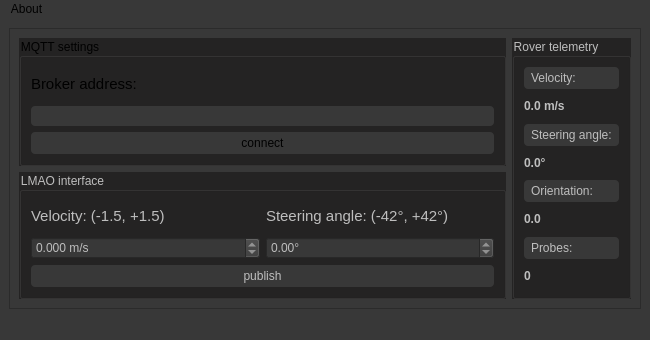
<?xml version="1.0" encoding="UTF-8"?>
<ui version="4.0">
 <class>MainWindow</class>
 <widget class="QMainWindow" name="MainWindow">
  <property name="geometry">
   <rect>
    <x>0</x>
    <y>0</y>
    <width>650</width>
    <height>340</height>
   </rect>
  </property>
  <property name="minimumSize">
   <size>
    <width>650</width>
    <height>340</height>
   </size>
  </property>
  <property name="maximumSize">
   <size>
    <width>650</width>
    <height>340</height>
   </size>
  </property>
  <property name="baseSize">
   <size>
    <width>650</width>
    <height>340</height>
   </size>
  </property>
  <property name="windowTitle">
   <string>VR control panel</string>
  </property>
  <property name="styleSheet">
   <string notr="true">background: rgb(56, 56, 56);
</string>
  </property>
  <widget class="QWidget" name="centralwidget">
   <layout class="QHBoxLayout" name="horizontalLayout_3">
    <item>
     <widget class="QFrame" name="frame">
      <property name="frameShape">
       <enum>QFrame::StyledPanel</enum>
      </property>
      <property name="frameShadow">
       <enum>QFrame::Raised</enum>
      </property>
      <layout class="QGridLayout" name="gridLayout">
       <item row="0" column="1" rowspan="2">
        <widget class="QGroupBox" name="roverTelemetryBox">
         <property name="enabled">
          <bool>false</bool>
         </property>
         <property name="styleSheet">
          <string notr="true">QGroupBox { 
	background: rgb(36, 35, 35);
}
</string>
         </property>
         <property name="title">
          <string>Rover telemetry</string>
         </property>
         <layout class="QVBoxLayout" name="verticalLayout_11">
          <item>
           <widget class="QLabel" name="label_12">
            <property name="styleSheet">
             <string notr="true">border-radius: 4px;
padding: 4px;
background: rgb(56, 56, 56);</string>
            </property>
            <property name="text">
             <string>Velocity:</string>
            </property>
           </widget>
          </item>
          <item>
           <widget class="QLabel" name="velocityParam">
            <property name="styleSheet">
             <string notr="true">background: none;</string>
            </property>
            <property name="text">
             <string>&lt;html&gt;&lt;head/&gt;&lt;body&gt;&lt;p&gt;&lt;span style=&quot; font-weight:700;&quot;&gt;0.0 m/s&lt;/span&gt;&lt;/p&gt;&lt;/body&gt;&lt;/html&gt;</string>
            </property>
           </widget>
          </item>
          <item>
           <widget class="QLabel" name="label_11">
            <property name="styleSheet">
             <string notr="true">border-radius: 4px;
padding: 4px;
background: rgb(56, 56, 56);</string>
            </property>
            <property name="text">
             <string>Steering angle:</string>
            </property>
           </widget>
          </item>
          <item>
           <widget class="QLabel" name="steeringAngleParam">
            <property name="styleSheet">
             <string notr="true">background: none;</string>
            </property>
            <property name="text">
             <string>&lt;strong&gt;0.0°&lt;/strong&gt;</string>
            </property>
           </widget>
          </item>
          <item>
           <widget class="QLabel" name="label_10">
            <property name="styleSheet">
             <string notr="true">border-radius: 4px;
padding: 4px;
background: rgb(56, 56, 56);</string>
            </property>
            <property name="text">
             <string>Orientation:</string>
            </property>
           </widget>
          </item>
          <item>
           <widget class="QLabel" name="orientationParam">
            <property name="styleSheet">
             <string notr="true">background: none;</string>
            </property>
            <property name="text">
             <string>&lt;strong&gt;0.0&lt;/strong&gt;</string>
            </property>
           </widget>
          </item>
          <item>
           <widget class="QLabel" name="label_9">
            <property name="styleSheet">
             <string notr="true">border-radius: 4px;
padding: 4px;
background: rgb(56, 56, 56);</string>
            </property>
            <property name="text">
             <string>Probes:</string>
            </property>
           </widget>
          </item>
          <item>
           <widget class="QLabel" name="probesParam">
            <property name="styleSheet">
             <string notr="true">background: none;</string>
            </property>
            <property name="text">
             <string>&lt;html&gt;&lt;head/&gt;&lt;body&gt;&lt;p&gt;&lt;span style=&quot; font-weight:700;&quot;&gt;0&lt;/span&gt;&lt;/p&gt;&lt;/body&gt;&lt;/html&gt;</string>
            </property>
           </widget>
          </item>
         </layout>
        </widget>
       </item>
       <item row="1" column="0">
        <widget class="QGroupBox" name="LMAOInterfaceBox">
         <property name="enabled">
          <bool>false</bool>
         </property>
         <property name="styleSheet">
          <string notr="true">QGroupBox { 
	background: rgb(36, 35, 35);
}
</string>
         </property>
         <property name="title">
          <string>LMAO interface</string>
         </property>
         <layout class="QVBoxLayout" name="verticalLayout_14">
          <item>
           <layout class="QGridLayout" name="gridLayout_2">
            <item row="0" column="1">
             <widget class="QLabel" name="label_13">
              <property name="font">
               <font>
                <pointsize>11</pointsize>
               </font>
              </property>
              <property name="styleSheet">
               <string notr="true">background: none;</string>
              </property>
              <property name="text">
               <string>Steering angle: (-42°, +42°)</string>
              </property>
             </widget>
            </item>
            <item row="1" column="0">
             <widget class="QDoubleSpinBox" name="velocityAmount">
              <property name="suffix">
               <string> m/s</string>
              </property>
              <property name="decimals">
               <number>3</number>
              </property>
              <property name="minimum">
               <double>-1.490000000000000</double>
              </property>
              <property name="maximum">
               <double>1.490000000000000</double>
              </property>
             </widget>
            </item>
            <item row="1" column="1">
             <widget class="QDoubleSpinBox" name="steeringAngleAmount">
              <property name="suffix">
               <string>°</string>
              </property>
              <property name="minimum">
               <double>-41.899999999999999</double>
              </property>
              <property name="maximum">
               <double>41.899999999999999</double>
              </property>
             </widget>
            </item>
            <item row="2" column="0" colspan="2">
             <widget class="QPushButton" name="publishBtn">
              <property name="enabled">
               <bool>false</bool>
              </property>
              <property name="styleSheet">
               <string notr="true">QPushButton {
	border-radius: 4px;
	padding: 4px;
	background: rgb(56, 56, 56);
}

QPushButton::pressed {
	background: transparent;
}</string>
              </property>
              <property name="text">
               <string>publish</string>
              </property>
             </widget>
            </item>
            <item row="0" column="0">
             <widget class="QLabel" name="label">
              <property name="font">
               <font>
                <pointsize>11</pointsize>
               </font>
              </property>
              <property name="styleSheet">
               <string notr="true">background: none;</string>
              </property>
              <property name="text">
               <string>Velocity: (-1.5, +1.5)</string>
              </property>
             </widget>
            </item>
           </layout>
          </item>
         </layout>
        </widget>
       </item>
       <item row="0" column="0">
        <widget class="QGroupBox" name="groupBox">
         <property name="styleSheet">
          <string notr="true">QGroupBox { 
	background: rgb(36, 35, 35);
}
</string>
         </property>
         <property name="title">
          <string>MQTT settings</string>
         </property>
         <layout class="QVBoxLayout" name="verticalLayout_13">
          <item>
           <widget class="QLabel" name="label_14">
            <property name="font">
             <font>
              <pointsize>11</pointsize>
             </font>
            </property>
            <property name="styleSheet">
             <string notr="true">background: none;</string>
            </property>
            <property name="text">
             <string>Broker address: &lt;ip:port&gt;</string>
            </property>
           </widget>
          </item>
          <item>
           <layout class="QGridLayout" name="gridLayout_3">
            <item row="1" column="0">
             <widget class="QPushButton" name="MQTTConnectBtn">
              <property name="styleSheet">
               <string notr="true">QPushButton {
	border-radius: 4px;
	padding: 4px;
	background: rgb(56, 56, 56);
}

QPushButton::pressed {
	background: transparent;
}</string>
              </property>
              <property name="text">
               <string>connect</string>
              </property>
             </widget>
            </item>
            <item row="0" column="0">
             <widget class="QLineEdit" name="MQTTAddress">
              <property name="styleSheet">
               <string notr="true">border-radius: 4px;
padding: 2px;
background: rgb(56, 56, 56);
color: white;</string>
              </property>
              <property name="placeholderText">
               <string/>
              </property>
             </widget>
            </item>
           </layout>
          </item>
         </layout>
        </widget>
       </item>
      </layout>
     </widget>
    </item>
   </layout>
  </widget>
  <widget class="QMenuBar" name="menubar">
   <property name="geometry">
    <rect>
     <x>0</x>
     <y>0</y>
     <width>650</width>
     <height>24</height>
    </rect>
   </property>
   <widget class="QMenu" name="menuAbout">
    <property name="title">
     <string>About</string>
    </property>
    <addaction name="actioninfo"/>
   </widget>
   <addaction name="menuAbout"/>
  </widget>
  <widget class="QStatusBar" name="statusbar"/>
  <action name="actionhi">
   <property name="text">
    <string>Developer</string>
   </property>
  </action>
  <action name="actionabout">
   <property name="text">
    <string>about</string>
   </property>
  </action>
  <action name="actionHello">
   <property name="text">
    <string>Hello</string>
   </property>
  </action>
  <action name="actionabout_2">
   <property name="text">
    <string>about</string>
   </property>
  </action>
  <action name="actionabout_3">
   <property name="text">
    <string>about</string>
   </property>
  </action>
  <action name="actioninfo">
   <property name="text">
    <string>info</string>
   </property>
  </action>
 </widget>
 <resources/>
 <connections/>
</ui>
